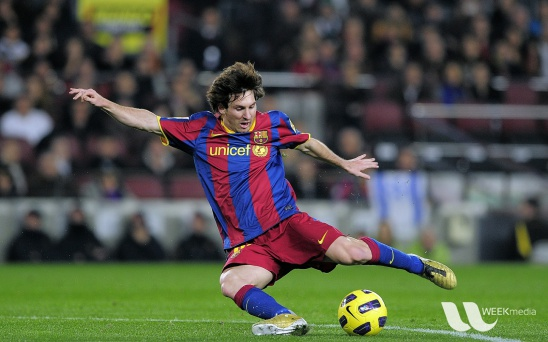
#> input picture data/messi5.jpg, 548 x 342 px
$ python 'sanny edge detection in OpenCV.py'
#> lines starting #> are read from the running program, lines starting #| are printed output that depends on the picture; after the words box and inside, x2 and y2 are one past the last pixel; in counts of white or black regions, pixels touching at a corner belong together
#Canny Edge dector is a multi edge detection operator that uses a multi stage algorithm to detect a wide range of edges in images.
'''#
Canny edge detection algorithm is composed of 5 steps:
1. Noise reduction using gausian filter
2.Intensity Gradient calculation
3.Apply non-maximum suppression to get rid of spurious response to edge detetion
4.Apply Double Threshold to determine the potential edges
5.Edge tracking and hysteresis to finalise the detection of the edges by suppressing all the other edges that are weak or not connecting to strong edges
#'''
import cv2
import numpy as np
from matplotlib import pyplot as plt
def nothing(x):
   pass
cv2.namedWindow('images')
img = cv2.imread('data/messi5.jpg',0)
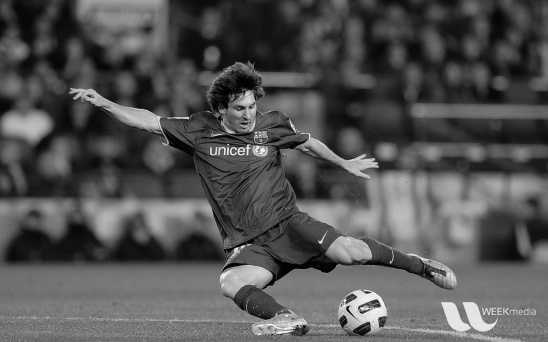
#> img: shape (342, 548); min 0, max 253, mean 83.3
canny = cv2.Canny(img,120,200)
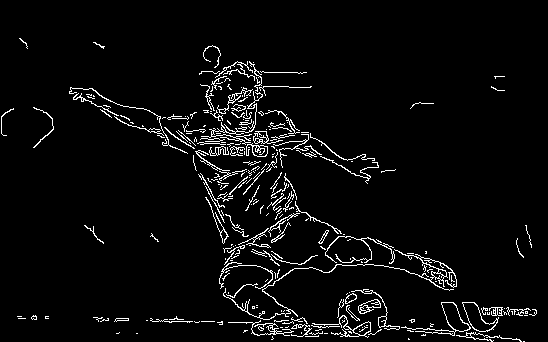
#> canny: shape (342, 548); 4.3% white in thin lines or dots, all inside (x1, y1, x2, y2) = (1, 38, 537, 342)
titles = ['image','canny']
images =  [img,canny]
for i in range(2):
    plt.subplot(1,2,i+1), plt.imshow(images[i],'gray')
    plt.title(titles[i])
    plt.xticks([]),plt.yticks([])

plt.show()
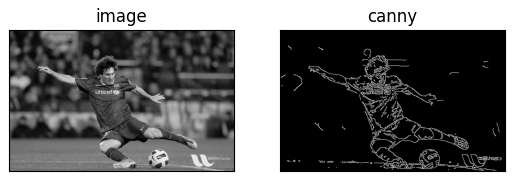
#> figure drawn by matplotlib, 2 panels
#can = '100-200'
cv2.createTrackbar('100-200','images',100,400,nothing)

while(1):
    img1 =  cv2.imread('data/messi5.jpg')
#> img1 is the input picture: shape (342, 548, 3); mean B, G, R 72.4, 86, 82.2
    c= cv2.getTrackbarPos('100-200','images')
    font = cv2.FONT_HERSHEY_COMPLEX
    cv2.putText(img1,str(c),(50,150),font,4,(0,0,255))
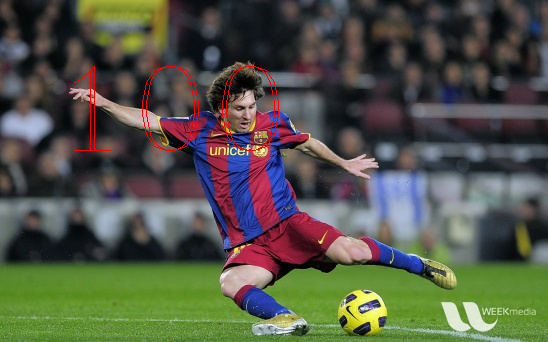
#> img1: shape (342, 548, 3); 0.53% of pixels changed, all inside (x1, y1, x2, y2) = (74, 66, 279, 151)
    cann = cv2.Canny(img1,c,200)
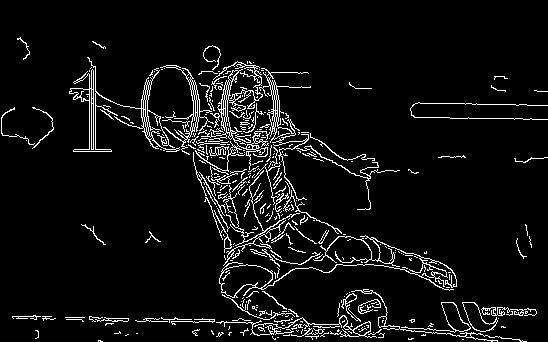
#> cann: shape (342, 548); 6.2% white in thin lines or dots, all inside (x1, y1, x2, y2) = (1, 37, 548, 342)
    print(c)
    cv2.imshow('images',cann)
    cv2.waitKey(0)
cv2.destroyAllWindows()
